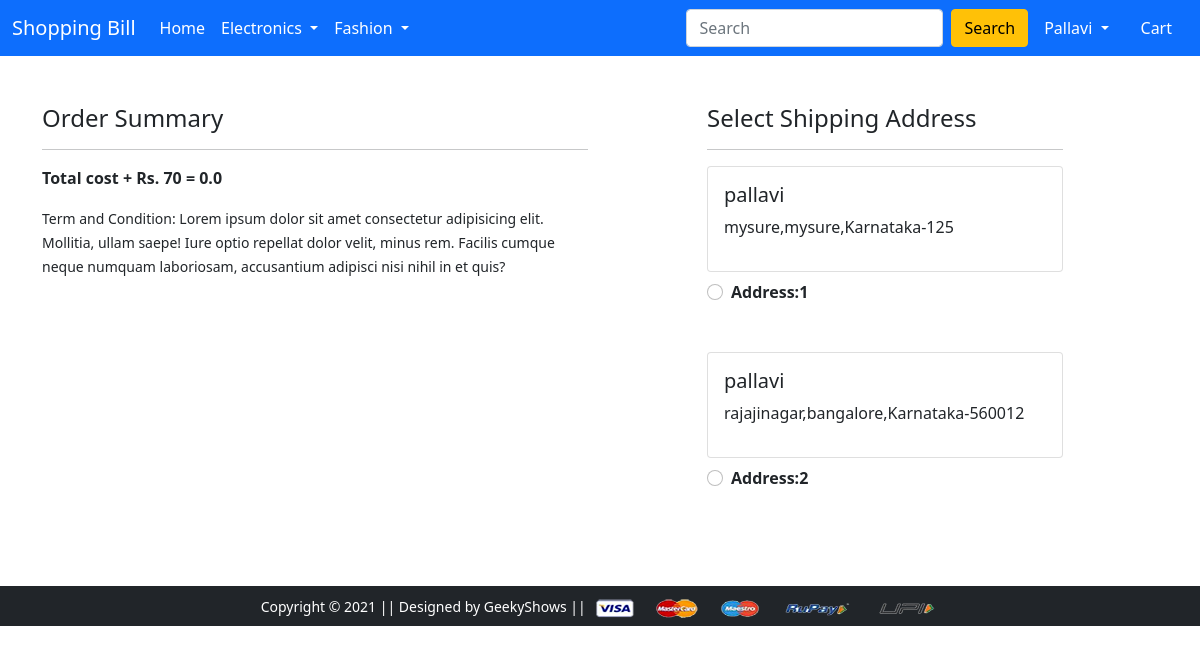
The app's page /checkout/ (signed in) with its own data.
### app1/models.py (models this page shows, shortened)
class Customer(models.Model):
    user = models.ForeignKey(User, on_delete=models.CASCADE)
    name = models.CharField(max_length=200)
    locality = models.CharField(max_length=200)
    city = models.CharField(max_length=50)
    zipcode = models.IntegerField()
    state = models.CharField(choices=STATE_CHOICES, max_length=50)

### app1/views.py (the view)
# urls.py: path('checkout/', views.checkout, name='checkout'),
@login_required
def checkout(request):
    user = request.user
    addres = Customer.objects.filter(user= user)
    cart_items = Cart.objects.filter(user=user)
    amount = 0.0
    shipping_amount = 70.0
    totalamount = 0.0
    cart_product = [p for p in Cart.objects.all() if p.user == request.user]
    if cart_product:  #if the cart has some product then only we will calculate the totalamt
        for p in cart_product:
            tempamount = (p.quantity * p.product.discounted_price)
            amount += tempamount
        totalamount = amount + shipping_amount
    return render(request, 'app1/checkout.html', {'addres':addres, 'totalamount':totalamount, 'cart_items':cart_items})

### app1/templates/app1/checkout.html (shortened to what this page needs)
{% extends 'app1/base.html' %}
{% load static %}
{% block main-content %}
<div class="container">
 <div class="row mt-5">
  <div class="col-sm-6">
    <h4>Order Summary</h4>
    <hr>
      <p class="fw-bold">Total cost + Rs. 70 = {{totalamount}}</p>
    <small>Term and Condition: Lorem ipsum dolor sit amet consectetur adipisicing elit. Mollitia, ullam saepe! Iure optio repellat dolor velit, minus rem. Facilis cumque neque numquam laboriosam, accusantium adipisci nisi nihil in et quis?</small>
  </div>
  <div class="col-sm-4 offset-sm-1">
    <h4>Select Shipping Address</h4>
    <hr>
    <form action="/paymentdone" id="myform">
      {% for add in addres %}
      <div class="card">
        <div class="card-body">
        <h5>{{add.name}}</h5>
        <p>{{add.locality}},{{add.city}},{{add.state}}-{{add.zipcode}}</p>
        </div>
      </div>
        <div class="form-check mt-2 mb-5">
          <input class="form-check-input" type="radio" name="custid" id="custadd{{forloop.counter}}" value="{{add.id}}">
          <label class="form-check-label fw-bold" for="custadd{{forloop.counter}}">
            Address:{{forloop.counter}} </label>
        </div>
        {% endfor %}
        </div>
    </div>
  </div>
{% endblock main-content %}
{% block payment-gateway %}
<!DOCTYPE html>
<html lang="en">
<head>
</head>
<body>
</body>
</html>
{% endblock payment-gateway %}

### app1/templates/app1/base.html (shortened to what this page needs)
<!DOCTYPE html>
<html lang="en">
    {% load static %}
<head>
    <link rel="stylesheet" href="{% static 'app1/css/owl.carousel.min.css' %}">
    <link rel="stylesheet" href="{% static 'app1/css/fontawesome.min.css' %}">
    <link rel="stylesheet" href="{% static 'app1/css/bootstrap.min.css' %}">
    <link rel="stylesheet" href="{% static 'app1/css/base.css' %}">
</head>
<body>
<nav class="navbar navbar-expand-lg navbar-dark bg-primary">
    <div class="container-fluid">
      <a class="navbar-brand" href="/">Shopping Bill</a>
      <div class="collapse navbar-collapse" id="navbarSupportedContent">
        <ul class="navbar-nav me-auto mb-2 mb-lg-0">
          <li class="nav-item">
            <a class="nav-link active" aria-current="page" href="/">Home</a>
          </li>
          <li class="nav-item dropdown">
            <a class="nav-link dropdown-toggle text-white" href="#" id="electronicsDropdown" role="button" data-bs-toggle="dropdown" aria-expanded="false">
              Electronics
            </a>
          </li>
          <li class="nav-item dropdown">
            <a class="nav-link dropdown-toggle text-white" href="#" id="fashionDropdown" role="button" data-bs-toggle="dropdown" aria-expanded="false">
              Fashion
            </a>
          </li>
        </ul>
        <form class="d-flex">
          <input class="form-control me-2" type="search" placeholder="Search" aria-label="Search">
          <button class="btn btn-warning" type="submit">Search</button>
        </form>
        <div>
         <ul class="navbar-nav me-auto mb-2 mb-lg-0">
             {% if request.user.is_authenticated %}
          <li class="nav-item dropdown mx-2">
             <a class="nav-link dropdown-toggle text-white" href="#" id="profileDropdown" role="button" data-bs-toggle="dropdown" aria-expanded="false">
              {{request.user.username|capfirst}}
             </a>
           </li>
           <li class="nav-item mx-2">
            <a href="{% url 'showcart' %}" class="nav-link text-white"> Cart </a>
           </li>
           {% endif %}
         </ul>
        </div>
      </div>
    </div>
   </nav>
{% block main-content %} {% endblock main-content %}
{% block payment-gateway %} {% endblock payment-gateway %}
<footer class="container-fluid bg-dark text-center p-2 mt-5">
    <small class="text-white">Copyright &copy; 2021 || Designed by GeekyShows || </small>
    <img src="{% static 'app1/images/payment.png' %}" alt="" srcset="" class="img-fluid" height="2px">
</footer>
</body>
</html>

### records on screen
Customer: name "pallavi", locality "mysure", city "mysure", state "Karnataka", zipcode "125"
Customer: name "pallavi", locality "rajajinagar", city "bangalore", state "Karnataka", zipcode "560012"

### other values on screen
{{ request.user.username|capfirst }} "Pallavi"
{{ totalamount }} "0.0"
